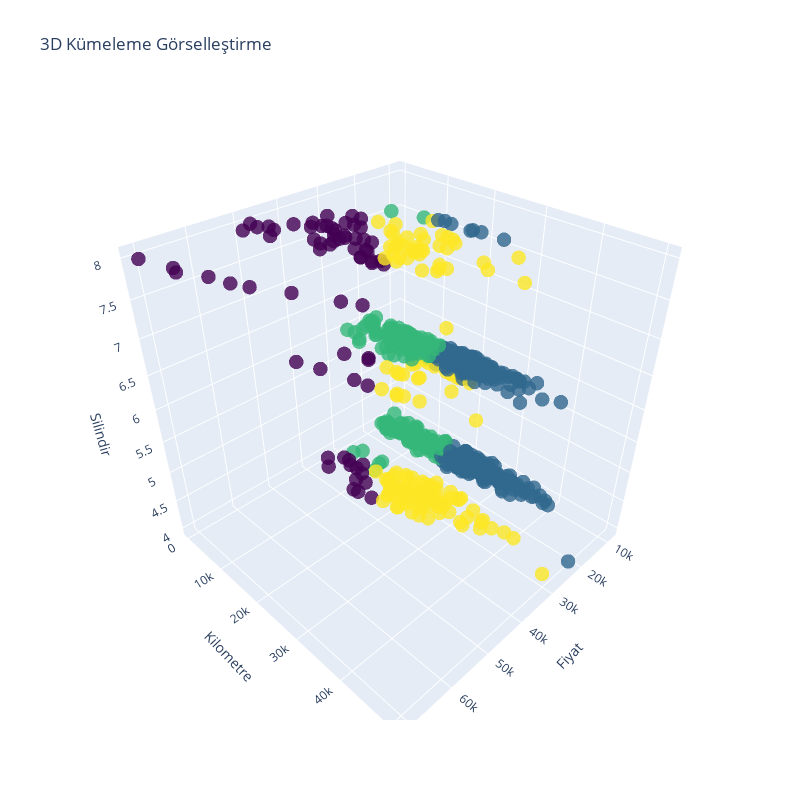

The cell this chart's notebook holds for it:
### Code cell
import plotly.graph_objects as go

# Plotly grafik objesini oluştur
fig = go.Figure()
#fig size
fig.update_layout(width=800, height=800)


# 3D scatter plot ekleyin
fig.add_trace(go.Scatter3d(
    x=X['Price'],
    y=X['Mileage'],
    z=X['Cylinder'],
    mode='markers',
    marker=dict(
        size=5, # Noktaların boyutu
        color=X['Cluster'], # Her bir noktanın rengi, Cluster sütununa göre
        colorscale='Viridis', # Renk skalası
        opacity=0.8
    )
))

# Grafik başlığı ve eksen etiketlerini ayarlayın
fig.update_layout(
    title='3D Kümeleme Görselleştirme',
    scene = dict(
        xaxis_title='Fiyat',
        yaxis_title='Kilometre',
        zaxis_title='Silindir'
    )
)

# Grafik göster
fig.show()

### Figure 1 — Plotly figure (JSON) as saved in the notebook; plotly's stock layout.template omitted (floating-point values rounded to 4 significant figures; data arrays with more than 128 entries replaced by an {"elided": "..."} marker saying what was removed)
{"data": [{"marker": {"color": {"elided": "804 int values"}, "colorscale": [[0, "#440154"], [0.1111, "#482878"], [0.2222, "#3e4989"], [0.3333, "#31688e"], [0.4444, "#26828e"], [0.5556, "#1f9e89"], [0.6667, "#35b779"], [0.7778, "#6ece58"], [0.8889, "#b5de2b"], [1, "#fde725"]], "opacity": 0.8, "size": 5}, "mode": "markers", "type": "scatter3d", "x": {"elided": "804 float values"}, "y": {"elided": "804 int values"}, "z": {"elided": "804 int values"}}], "layout": {"height": 800, "scene": {"xaxis": {"title": {"text": "Fiyat"}}, "yaxis": {"title": {"text": "Kilometre"}}, "zaxis": {"title": {"text": "Silindir"}}}, "title": {"text": "3D Kümeleme Görselleştirme"}, "width": 800}}
